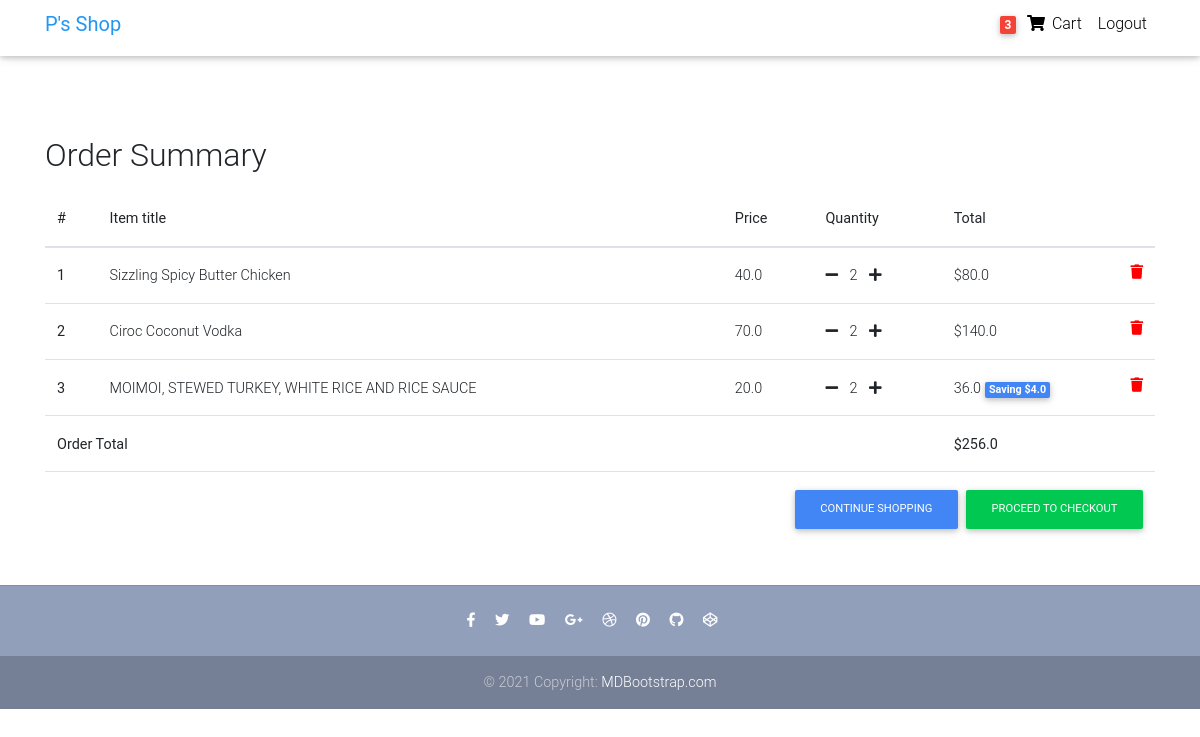
The page /order/order-summary/ (signed in) on the database as committed earlier.
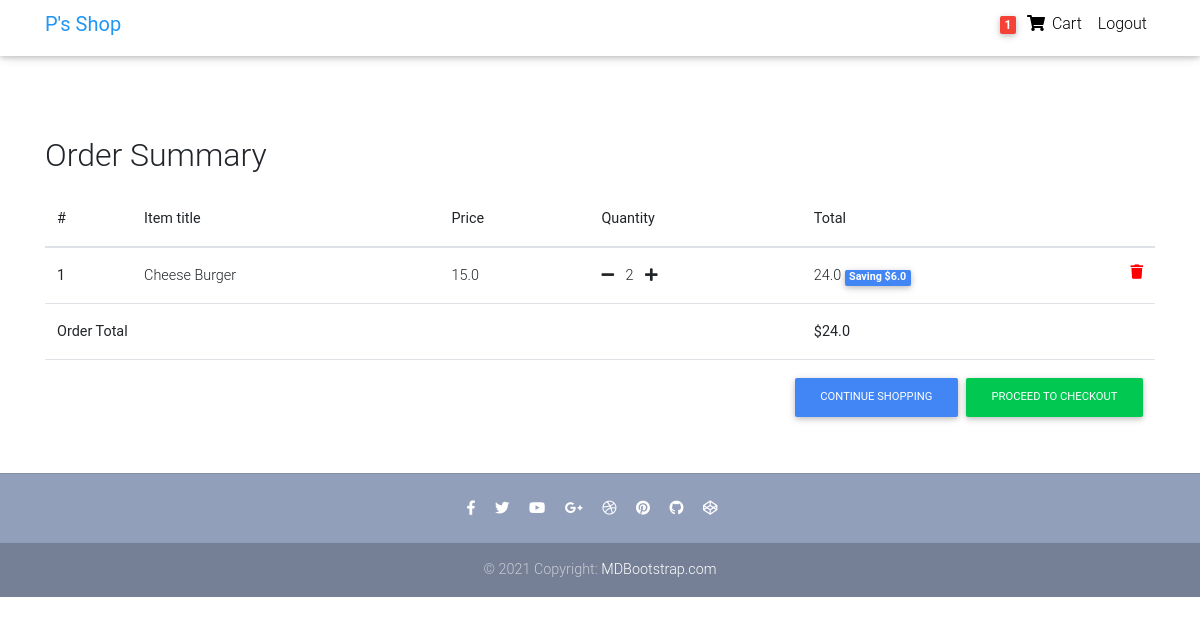
The same page on the database as committed later.
### Order/models.py (models this page shows, shortened)
class Order(models.Model):
    user = models.ForeignKey(settings.AUTH_USER_MODEL, on_delete=models.CASCADE)
    ref_code = models.CharField(max_length=20, blank=True, null=True)
    items = models.ManyToManyField(OrderItem)
    start_date = models.DateTimeField(auto_now_add=True)
    ordered_date = models.DateTimeField()
    ordered = models.BooleanField(default=False)
    shipping_address = models.ForeignKey('Address', related_name="shipping_address", on_delete=models.SET_NULL, blank=True, null=True)
    billing_address = models.ForeignKey('Address', related_name="billing_address", on_delete=models.SET_NULL, blank=True, null=True)
    payment = models.ForeignKey('Payment', on_delete=models.SET_NULL, blank=True, null=True)
    coupon = models.ForeignKey("Coupon", on_delete=models.SET_NULL, blank=True, null=True)
    Being_delivered = models.BooleanField(default=False)
    Received = models.BooleanField(default=False)
    refund_requested = models.BooleanField(default=False)
    refund_granted = models.BooleanField(default=False)
    def get_total(self):
        total = 0
        amount = models.FloatField()
        for order_item in self.items.all():
            total += order_item.get_final_price()
        if self.coupon:
            total -= self.coupon.amount
        return total

class OrderItem(models.Model):
    user = models.ForeignKey(settings.AUTH_USER_MODEL,
                                on_delete=models.CASCADE)
    ordered = models.BooleanField(default=False)
    item = models.ForeignKey(Item, on_delete=models.CASCADE)
    quantity = models.IntegerField(default=1)
    def get_total_item_price(self):
        return self.quantity * self.item.price
    def get_total_discount_price(self):
        return self.quantity * self.item.discount_price
    def get_amount_saved(self):
        return self.get_total_item_price() - self.get_total_discount_price()
    def get_final_price(self):
        if self.item.discount_price:
            return self.get_total_discount_price()
        else:
            return self.get_total_item_price()

class Item(models.Model):
    title = models.CharField(max_length=100)
    price = models.FloatField()
    discount_price = models.FloatField(blank=True, null=True)
    category = models.CharField(choices=CATEGORY_CHOICES, max_length=3)
    label =  models.CharField(choices=LABEL_CHOICES, max_length=1)
    slug = models.SlugField()
    description = models.TextField()
    image = models.ImageField()

### Order/views.py (the view)
# urls.py: path('order-summary/', OrderSummaryView.as_view(), name="order_summary"),
class OrderSummaryView(LoginRequiredMixin, View):
    def get(self, *args, **kwargs):
        try:
            order = Order.objects.get(user=self.request.user, ordered=False)
            context = {
                "object": order,
            }
            return render(self.request, 'Order/order_summary.html', context)
        except ObjectDoesNotExist:
            messages.error(self.request, "You do not have an active order")
            return redirect("item_list")

### Order/templatetags/cart_template_tags.py (called while the page is built)
@register.filter
def cart_item_count(user):
    if user.is_authenticated:
        qs = Order.objects.filter(user=user, ordered=False)
        if qs.exists():
            return qs[0].items.count()
    return 0

### Order/templates/Order/order_summary.html (shortened to what this page needs)
{% load static %}
{% load cart_template_tags %}
<!DOCTYPE html>
<html lang="en">
<head>
  <link rel="stylesheet" href="https://use.fontawesome.com/releases/v5.11.2/css/all.css">
  <link href="{% static 'Order/css/bootstrap.min.css' %}" rel="stylesheet">
  <link href="{% static 'Order/css/mdb.min.css' %}" rel="stylesheet">
  <link href="{% static 'Order/css/style.min.css' %}" rel="stylesheet">
</head>
<body>
  <nav class="navbar fixed-top navbar-expand-lg navbar-light white scrolling-navbar pt-lg-1">
    <div class="container">
      <a class="navbar-brand waves-effect" href="{% url 'index' %}" target="_self">
        <strong class="blue-text">P's Shop</strong>
      </a>
      <div class="collapse navbar-collapse" id="navbarSupportedContent">
        <ul class="navbar-nav nav-flex-icons">
          {% if request.user.is_authenticated %}
          <li class="nav-item">
            <a class="nav-link waves-effect">
              <span class="badge red z-depth-1 mr-1"> {{request.user|cart_item_count }} </span>
              <i class="fas fa-shopping-cart"></i>
              <span class="clearfix d-none d-sm-inline-block"> Cart </span>
            </a>
          </li>
          <li class="nav-item">
            <a class="nav-link waves-effect" href="{% url 'logout' %}">
              <span class="clearfix d-none d-sm-inline-block">Logout</span>
            </a>
          </li>
          {% endif %}
        </ul>
      </div>
    </div>
  </nav>
  <div class="mt-5 pt-3">
  </div>
  <main>
    <div class="container mt-lg-5">
        <div class="table-responsive text-nowrap">
        <h2 class="mt-4">Order Summary</h2>
        <table class="table mt-lg-3">
            <thead>
                <tr>
                    <th scope="col">#</th>
                    <th scope="col">Item title</th>
                    <th scope="col">Price</th>
                    <th scope="col">Quantity</th>
                    <th scope="col">Total</th>
                </tr>
            </thead>
            <tbody>
            {% for order_item in object.items.all %}
                <tr>
                    <th scope="row">{{ forloop.counter }}</th>
                    <td>{{ order_item.item.title }}</td>
                    <td>{{ order_item.item.price }}</td>
                    <td>
                        <a href="{% url 'remove_single_item_from_cart' order_item.item.slug %}"><i class="fas fa-minus mr-2"></i></a>
                        {{ order_item.quantity }}
                        <a href="{% url 'add_to_cart' order_item.item.slug %}"><i class="fas fa-plus ml-2"></i></a>
                    </td>
                    <td>
                        {% if order_item.item.discount_price %}
                            {{ order_item.get_total_discount_price }}
                            <span class="badge badge-primary">Saving ${{ order_item.get_amount_saved }}</span>
                        {% else %}
                            ${{ order_item.get_total_item_price }}
                        {% endif %}
                        <a style="color: red;" href="{% url 'remove_from_cart' order_item.item.slug %}"><i class="fas fa-trash float-right"></i></a>
                    </td>
                </tr>
             {% endfor %}
             {% if object.get_total %}
             <tr>
                 <td colspan="4"><b>Order Total</b></td>
                <td><strong>${{ object.get_total}}</strong></td>
            </tr>
            <tr>
                <td colspan="5">
                    <a style="float: right;" class="btn btn-success ml-2 btn-md" href="{% url 'checkout' %}">Proceed to Checkout</a>
                    <a style="float: right;" class="btn btn-primary  btn-md" href="{% url 'item_list' %}">Continue Shopping</a>
                </td>
           </tr>
           {% endif %}
            </tbody>
        </table>
        </div>
    </div>
  </main>
  <footer class="page-footer text-center font-small mt-2 wow fadeIn">
    <hr class="my-4">
    <div class="pb-4">
      <a href="https://www.facebook.com/mdbootstrap" target="_blank">
        <i class="fab fa-facebook-f mr-3"></i>
      </a>
      <a href="https://twitter.com/MDBootstrap" target="_blank">
        <i class="fab fa-twitter mr-3"></i>
      </a>
      <a href="https://www.youtube.com/watch?v=7MUISDJ5ZZ4" target="_blank">
        <i class="fab fa-youtube mr-3"></i>
      </a>
      <a href="https://plus.google.com/u/0/b/107863090883699620484" target="_blank">
        <i class="fab fa-google-plus-g mr-3"></i>
      </a>
      <a href="https://dribbble.com/mdbootstrap" target="_blank">
        <i class="fab fa-dribbble mr-3"></i>
      </a>
      <a href="https://pinterest.com/mdbootstrap" target="_blank">
        <i class="fab fa-pinterest mr-3"></i>
      </a>
      <a href="https://github.com/mdbootstrap/bootstrap-material-design" target="_blank">
        <i class="fab fa-github mr-3"></i>
      </a>
      <a href="http://codepen.io/mdbootstrap/" target="_blank">
        <i class="fab fa-codepen mr-3"></i>
      </a>
    </div>
    <div class="footer-copyright py-3">
      © 2021 Copyright:
      <a href="https://mdbootstrap.com/education/bootstrap/" target="_blank"> MDBootstrap.com </a>
    </div>
  </footer>
</body>
</html>

### Order/templates/Order/order_summary.html (style rules this page uses)
html, body, header, .carousel { height: 60vh; }

Rows that differ between the two databases and show on the page:
no longer on this page (row edited): OrderItem: item "Sizzling Spicy Butter Chicken", item.price "40.0", quantity "2", get_total_item_price "80.0"
no longer on this page (row edited): OrderItem: item "Ciroc Coconut Vodka", item.price "70.0", quantity "2", get_total_item_price "140.0"
no longer on this page (row edited): OrderItem: item "MOIMOI, STEWED TURKEY, WHITE RICE AND RICE SAUCE", item.price "20.0", quantity "2", get_total_discount_price "36.0", get_amount_saved "4.0"
no longer on this page (row edited): Order: get_total "256.0"
added OrderItem: item "Cheese Burger", item.price "15.0", quantity "2", get_total_discount_price "24.0", get_amount_saved "6.0"
added Order: get_total "24.0"
Other text that changed with them:
{{ request.user|cart_item_count }}: "3" → "1"
